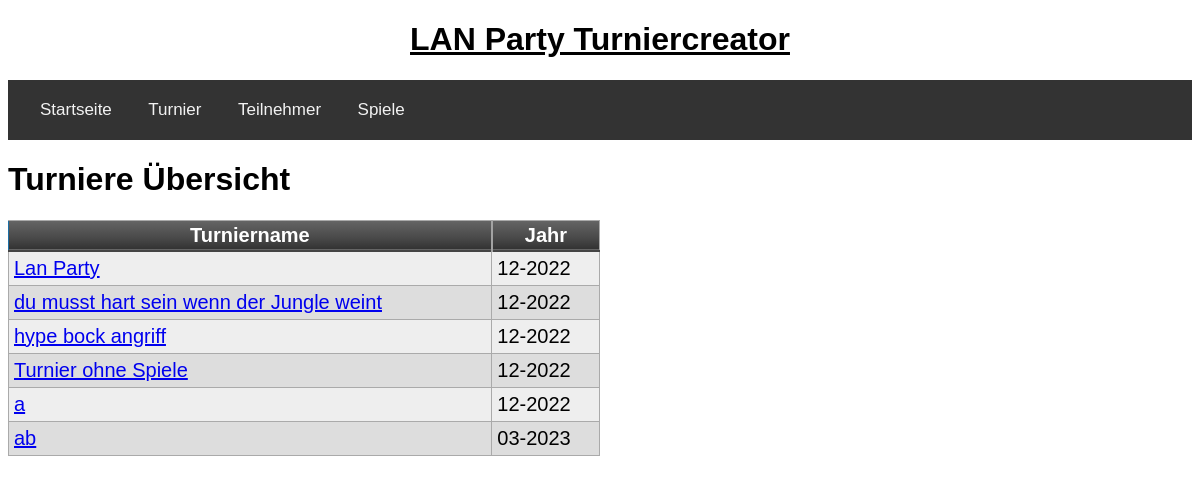
/turniere, run on an earlier commit of the app's database.
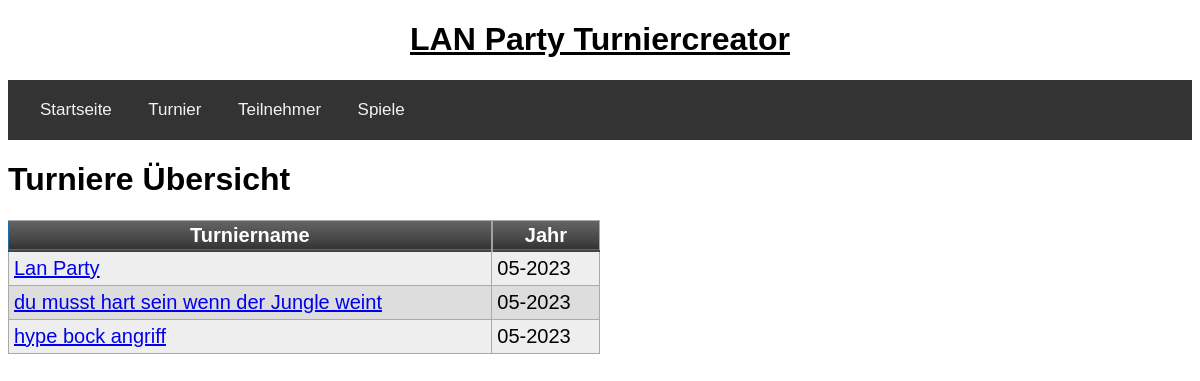
And on a later commit of the database.
### tables this page shows
CREATE TABLE turnier(turnierid integer primary key autoincrement, name text, jahr date default (strftime('%m-%Y')), teilnehmer text, sieger integer);

### app/routes.py (the view)
@app.route('/turniere')
def turniere():
	turniere = get_turniere()
	return render_template('turniere.html', title="Turniere", turniere=turniere)

### app/db/db.py (called while the page is built)
def get_turniere():
	query = 'select * from turnier;'
	return execute_select_query(query)

def execute_select_query(query):
	try:
		cursor.execute(query)
		return cursor.fetchall()
	except sqlite3.IntegrityError as e:
		return "Integrity Error: " + str(e)
	connection.close()

### app/templates/turniere.html
{% extends "base.html" %}
{% block app_content %}
    <h1>Turniere Übersicht</h1>
        <table class="myTable">
        <thead>
            <tr>
                <th>Turniername</th>
                <th>Jahr</th>
            </tr>
        </thead>
    {% for turnier in turniere %}
        <tr>
            <td><a href="{{ url_for("turnier", turnierid=turnier[0]) }}">{{ turnier[1] }}</a></td>
            <td>{{ turnier[2] }}</td>
        </tr>
    {% endfor %}
    </table>
{% endblock %}

### app/templates/base.html (shortened to what this page needs)
<!DOCTYPE html>
<html>
<head>
    <link rel="stylesheet" type="text/css" href="{{ url_for('static', filename='index.css') }}">
    <link rel="stylesheet" type="text/css" href="{{ url_for('static', filename='tables.css') }}">
    <link rel="stylesheet" type="text/css" href="{{ url_for('static', filename='navi.css') }}">
    <link rel="stylesheet" type="text/css" href="{{ url_for('static', filename='forms.css') }}">
</head>
<body>
<div id="header">
    <h1>LAN Party Turniercreator</h1>
</div>
<div id="navbar" class="navbar">
    <a href="{{ url_for("index") }}">Startseite</a>
    <label for="turnier">Turnier</label>
    <label for="teilnehmer">Teilnehmer</label>
    <label for="spiele">Spiele</label>
</div>
 <div>
    {% block app_content %}{% endblock %}
 </div>
</body>
</html>

### app/static/index.css (style rules this page uses)
* { font-family: sans-serif; }

### app/static/tables.css (style rules this page uses)
table.myTable { border: 1px solid #1C6EA4; background-color: #EEEEEE; min-width: 50%; width: auto; text-align: left; border-collapse: collapse; }
table.myTable td, table.myTable th { border: 1px solid #AAAAAA; padding: 3px 2px; }
table.myTable tbody td { font-size: 20px; padding: 5px; }
table.myTable tr:nth-child(even) { background: #DDDDDD; }
table.myTable thead { background: #333333; background: -moz-linear-gradient(top, #666666 0%, #474747 66%, #333333 100%); background: -webkit-linear-gradient(top, #666666 0%, #474747 66%, #333333 100%); background: linear-gradient(to bottom, #666666 0%, #474747 66%, #333333 100%); border-bottom: 2px solid #444444; }
table.myTable thead th { font-size: 20px; font-weight: bold; color: #FFFFFF; text-align: center; border-left: 2px solid #A2A2A2; }
table.myTable thead th:first-child { border-left: none; }

### app/static/navi.css (style rules this page uses)
.navbar { background-color: #333; overflow: hidden; font-family: 'Oswald', sans-serif; padding: 20px 16px; }
.navbar label, .navbar a { color: #f2f2f2; text-align: center; padding: 20px 16px; text-decoration: none; font-size: 17px; }
#header { text-align: center; text-decoration: underline; }

What changed in the data, as far as the page shows it:
removed turnier: name "Turnier ohne Spiele", jahr "12-2022"
removed turnier: name "a", jahr "12-2022"
removed turnier: name "ab", jahr "03-2023"
changed turnier "Lan Party": jahr "12-2022" → "05-2023"
changed turnier "du musst hart sein wenn der Jungle weint": jahr "12-2022" → "05-2023"
changed turnier "hype bock angriff": jahr "12-2022" → "05-2023"
